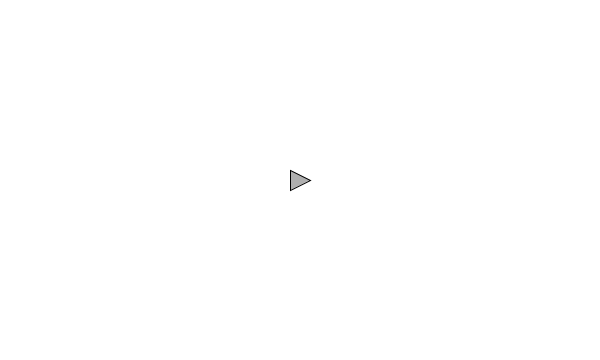
Frame 1 (no input)
Frame 60 (the mouse pressed at the canvas centre just before this capture): identical to frame 1, image omitted
Frame 120 (the mouse held since frame 60 and released just before this capture): identical to frame 1, image omitted

The Processing sketch that drew this single still picture (run headless with seeded random() and noise(); from frame 60 on, the mouse is pressed at the canvas centre):

// Processing sketch: SpaceShip_with_Trust
// ── SpaceShip_with_Trust.pde
Spaceship ship;



void setup(){
  size(600,360);
  
  ship = new Spaceship(new PVector(width/2,height/2));

}


void draw(){
   background(255);


  ship.run();


 
 }
 







void keyPressed() {
  PVector vel;
  if (key == CODED) {
    if (keyCode == UP) {
      ship.trust();
    } 
    
    /*
    else if (keyCode == DOWN) {
      
      float x = cos(ship.angle) * -0.01;
      float y = sin(ship.angle) * -0.01;
           
      ship.acceleration.add(new PVector(x,y));

    } 
    */
     else if (keyCode == LEFT) {
      
      ship.turnLeft();

    } 
     else if (keyCode == RIGHT) {
      
      ship.turnRight();

    } 
  } 
}

void keyReleased(){
 ship.acceleration.mult(0); 

}
// ── Particle.pde
class Particle{
 
  PVector location;
  PVector velocity;
  PVector acceleration;
  float lifespan;
  
  float angle;
  float aVelocity;
  float aAcceleration;
  
  
  Particle(PVector l){
   
    location = l.copy();
    velocity = new PVector(0,0);
    acceleration = new PVector(0,0);
    lifespan = 100;
    
    angle = 0;
    aVelocity = 0;
    aAcceleration = 0;
    
    
  }
  
  boolean isDead(){
  
    if (lifespan < 0.0){
     return true; 
    }
    else{
      return false;
    }
  
  }
  
  void update(){
   velocity.add(acceleration);
   location.add(velocity); 
   lifespan -=2;
   
   aAcceleration = acceleration.mag() / 10;
   aVelocity += aAcceleration;
   angle += aVelocity;
   

    acceleration.mult(0);
  }
  
  void display(){
   stroke(0,lifespan);
   fill(175,lifespan);
   
   pushMatrix();
   translate(location.x, location.y);
   rotate(angle);
   //line(0,0,10,10);
   ellipse(0,0,5,5);
   popMatrix();
  }
  
  void run(){
  
    update();
    display();
  
  }
  
  void applyForce(PVector force){
    acceleration.add(force);
    
  }
  
  void checkEdges(){
   if (location.x > width){
     location.x = width;
     velocity.x *= -1;
   }
   else if(location.x < 0){
     location.x = 0;
     velocity.x *= -1;
   }
   
   if (location.y > height){
     location.y = height;
     velocity.y *= -1;
   }
   else if(location.y < 0){
     location.y = 0;
     velocity.y *= -1;
   }
  }
}
// ── ParticleSystem.pde
import java.util.Iterator;

class ParticleSystem {

  ArrayList<Particle> particles;

  PVector origin;
  PVector force;


  ParticleSystem(PVector o) {

    origin = o.copy();
    particles = new ArrayList<Particle>();

    force = new PVector(0, 0.0);
  }
  
  void applyForce(PVector f){
  
    force = (f.copy());
  
  }


  void addParticle() {

    Particle p = new Particle(origin.copy());
    p.applyForce(force);
    if(force.mag() > 0.05){
      p.applyForce(new PVector(random(-0.5,0.5),random(-0.5,0.5)));
    }
    particles.add(p);
  }


  void run() {

    Iterator<Particle> it = particles.iterator();

    while (it.hasNext()) {
      Particle p = it.next();
      p.run();

      if (p.isDead()) {
        it.remove();
      }
    }
  }
}
// ── SpaceShip.pde
class Spaceship {

  ParticleSystem ps;


  PVector location;
  PVector velocity;
  PVector acceleration;
  float topspeed;

  float angle;


  Spaceship(PVector l) {


    location = l.copy();
    velocity = new PVector(0, 0);
    acceleration = new PVector(0, 0);
    topspeed = 5;

    angle = 0;

    ps = new ParticleSystem(location.copy());
  }


  void trust() {


    float x = cos(ship.angle) * 0.01;
    float y = sin(ship.angle) * 0.01;

    ship.acceleration.add(new PVector(x, y));
  }

  void turnLeft() {
    ship.angle -=0.15;
  }


  void turnRight() {

    ship.angle +=0.15;
  }

  void update() {
    velocity.add(acceleration);
    velocity.limit(topspeed);
    location.add(velocity); 

    ps.applyForce(PVector.mult(velocity,-1));
    ps.origin.x = location.x;
    ps.origin.y = location.y;
    ps.addParticle();
    ps.run();

    velocity.mult(0.99);
  }

  void display() {
    stroke(0);
    fill(175);

    pushMatrix();   
    translate(location.x, location.y);
    rotate(angle);
    //rect(0,0,16,16);
    beginShape(TRIANGLES);
    vertex(-10, -10);
    vertex(-10, 10);
    vertex(10, 0);
    endShape();
    popMatrix();
  }

  void checkEdges() {
    if (location.x > width) {
      location.x = 0;
    } else if (location.x < 0) {
      location.x = width;
    }

    if (location.y > height) {
      location.y = 0;
    } else if (location.y < 0) {
      location.y = height;
    }
  }


  void run() {

    ship.update();
    ship.checkEdges();
    ship.display();
  }
}
